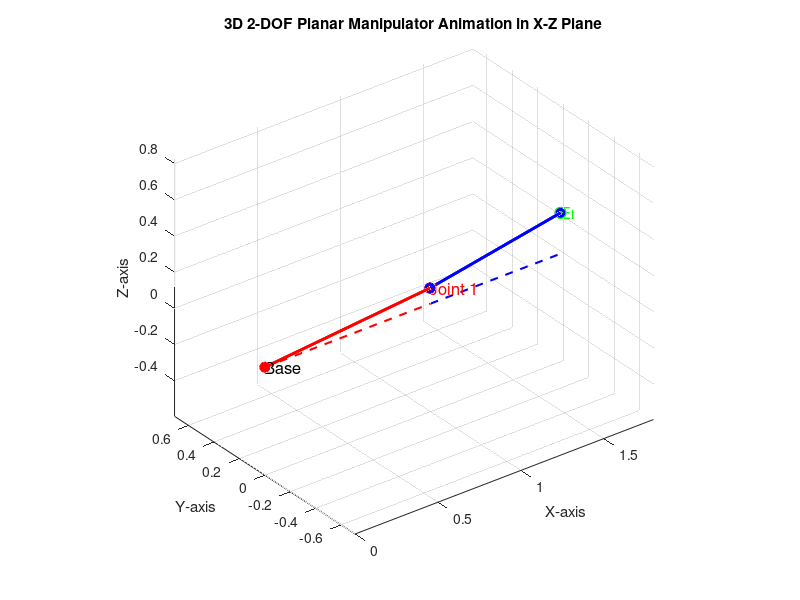

MATLAB code for this plot:
clc;
clear all;

% Link lengths
L1 = 1;  % Length of first link
L2 = 0.8;  % Length of second link

% User inputs joint angles (in degrees)
theta1 = input('Enter theta1 (in degrees): ');
theta2 = input('Enter theta2 (in degrees): ');

% Convert angles to radians
theta1 = deg2rad(theta1);
theta2 = deg2rad(theta2);

% Forward Kinematics
x0 = 0; z0 = 0; % Base position
x1 = L1 * cos(theta1);
z1 = L1 * sin(theta1);
x2 = x1 + L2 * cos(theta1 + theta2);
z2 = z1 + L2 * sin(theta1 + theta2);

% Animation setup
figure; axis equal; hold on;
xlabel('X-axis'); ylabel('Y-axis'); zlabel('Z-axis');
title('3D 2-DOF Planar Manipulator Animation in X-Z Plane');
grid on;
view(3);

% Initial position (dotted line)
plot3([x0, L1], [0, 0], [z0, 0], 'r--', 'LineWidth', 1.5);
plot3([L1, L1 + L2], [0, 0], [0, 0], 'b--', 'LineWidth', 1.5);

% Animate first link rotation
steps = 50;
theta1_vals = linspace(0, theta1, steps);
for i = 1:steps
    x1_temp = L1 * cos(theta1_vals(i));
    z1_temp = L1 * sin(theta1_vals(i));
    
    cla;
    plot3([x0, L1], [0, 0], [z0, 0], 'r--', 'LineWidth', 1.5);
    plot3([L1, L1 + L2], [0, 0], [0, 0], 'b--', 'LineWidth', 1.5);
    plot3([x0, x1_temp], [0, 0], [z0, z1_temp], 'r-o', 'LineWidth', 2, 'MarkerFaceColor', 'r');
    plot3(x1_temp, 0, z1_temp, 'ko', 'MarkerSize', 6, 'MarkerFaceColor', 'k');
    view(3);
    pause(0.05);
end

% Animate second link rotation after first link finishes
theta2_vals = linspace(0, theta2, steps);
for i = 1:steps
    % Link 1 has fully rotated, now rotate link 2
    x2_temp = x1 + L2 * cos(theta1 + theta2_vals(i));
    z2_temp = z1 + L2 * sin(theta1 + theta2_vals(i));
    
    cla;
    plot3([x0, L1], [0, 0], [z0, 0], 'r--', 'LineWidth', 1.5);
    plot3([L1, L1 + L2], [0, 0], [0, 0], 'b--', 'LineWidth', 1.5);
    plot3([x0, x1], [0, 0], [z0, z1], 'r-o', 'LineWidth', 2, 'MarkerFaceColor', 'r');
    plot3([x1, x2_temp], [0, 0], [z1, z2_temp], 'b-o', 'LineWidth', 2, 'MarkerFaceColor', 'b');
    plot3(x2_temp, 0, z2_temp, 'go', 'MarkerSize', 8, 'MarkerFaceColor', 'g');
    view(3);
    pause(0.05);
end

% Final static plot
plot3([x0, x1], [0, 0], [z0, z1], 'r-o', 'LineWidth', 2, 'MarkerFaceColor', 'r');
plot3([x1, x2], [0, 0], [z1, z2], 'b-o', 'LineWidth', 2, 'MarkerFaceColor', 'b');
plot3(x2, 0, z2, 'go', 'MarkerSize', 8, 'MarkerFaceColor', 'g');
text(x0, 0, z0, 'Base', 'FontSize', 12, 'Color', 'k');
text(x1, 0, z1, 'Joint 1', 'FontSize', 12, 'Color', 'r');
text(x2, 0, z2, 'End-Effector', 'FontSize', 12, 'Color', 'g');
view(3);
